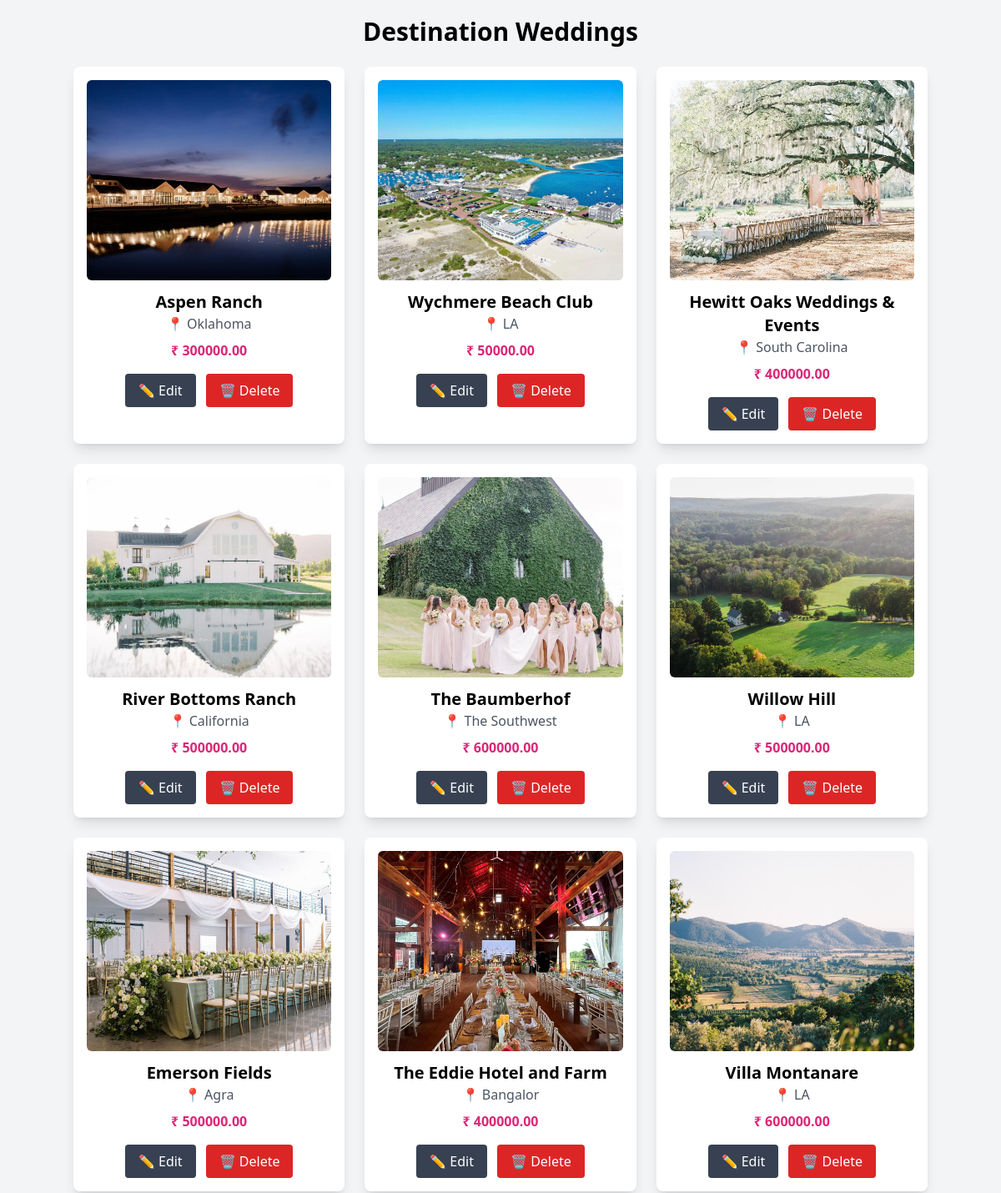
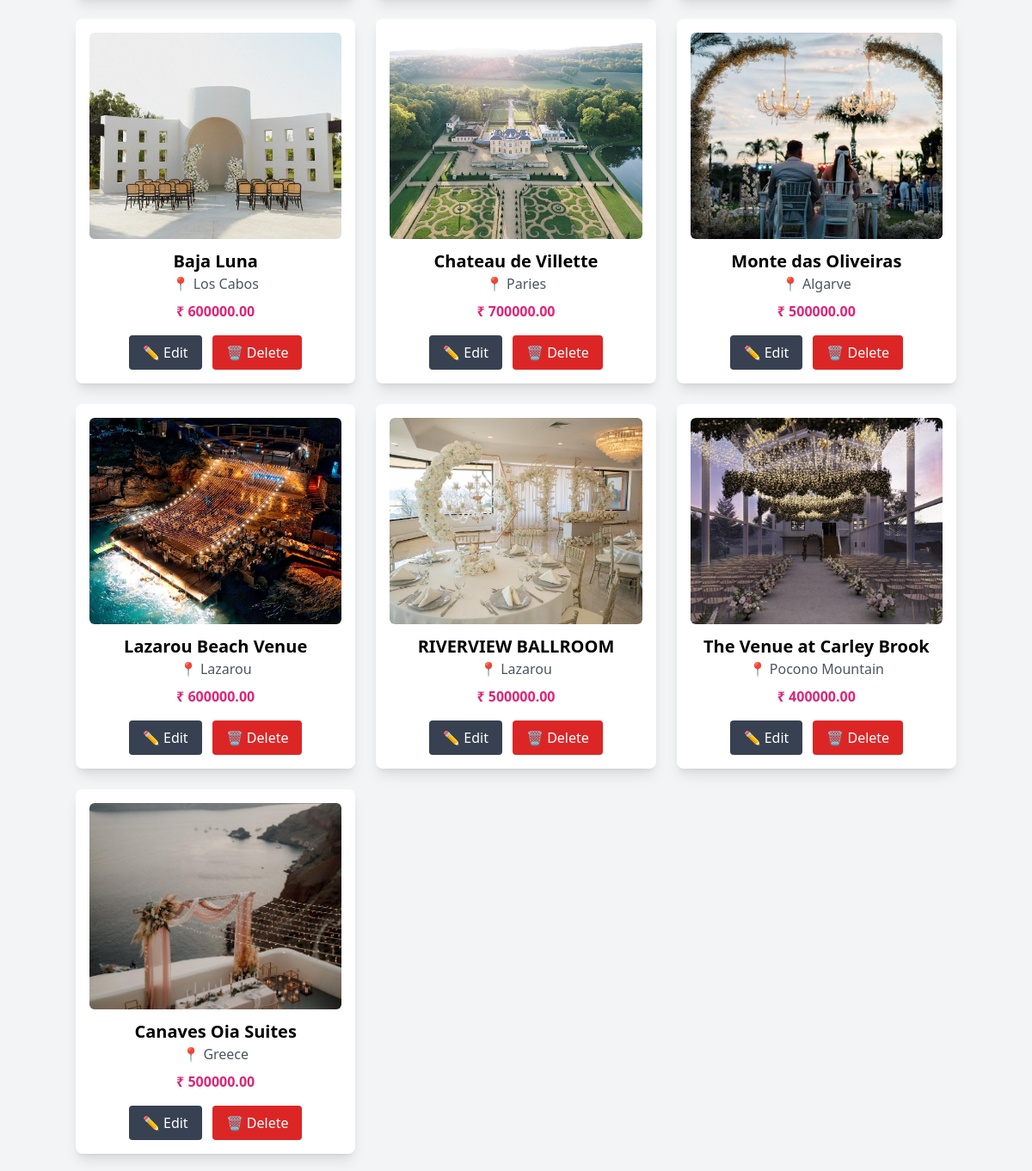
Page /shop_destination_weddings on the committed database (2 pictures, top to bottom).
### app/models.py (models this page shows, shortened)
class DestinationWedding(models.Model):
    name = models.CharField(max_length=255)
    about = models.TextField()
    img = models.FileField()
    location = models.CharField(max_length=255)
    package_price = models.DecimalField(max_digits=10, decimal_places=2)

### app/views.py (the view)
# urls.py: path("shop_destination_weddings",views.shop_destination_weddings, name="shop_destination_weddings"),
def shop_destination_weddings(req):
    weddings = DestinationWedding.objects.all()
    return render(req, "shop/des_wedding.html", {"weddings": weddings})

### templates/shop/des_wedding.html (shortened to what this page needs)
<!DOCTYPE html>
<html lang="en">
<head>
    <script src="https://cdn.tailwindcss.com"></script>
</head>
<body class="bg-gray-100 p-5">
    <div class="container mx-auto">
        <h1 class="text-3xl font-bold text-center mb-6">Destination Weddings</h1>
        <div class="grid md:grid-cols-3 sm:grid-cols-2 grid-cols-1 gap-6">
            {% for wedding in weddings %}
            <div class="bg-white shadow-lg rounded-lg p-4 text-center">
                <img src="{{ wedding.img.url }}" alt="{{ wedding.name }}" class="w-full h-60 object-cover rounded-md">
                <h2 class="text-xl font-semibold mt-3">{{ wedding.name }}</h2>
                <p class="text-gray-600">📍 {{ wedding.location }}</p>
                <p class="text-pink-600 font-bold mt-2">₹ {{ wedding.package_price }}</p>
                <div class="flex justify-center gap-3 mt-4">
                    <a href="{% url 'edit_wedding' wedding.id %}" class="bg-gray-700 text-white px-4 py-2 rounded flex items-center">
                        ✏️ Edit
                    </a>
                    <a href="{% url 'delete_wedding' wedding.id %}" class="bg-red-600 text-white px-4 py-2 rounded flex items-center" onclick="return confirm('Are you sure?');">
                        🗑 Delete
                    </a>
                </div>
            </div>
            {% endfor %}
        </div>
    </div>
</body>
</html>

### rows in the picture
DestinationWedding: img (picture), name "Aspen Ranch", location "Oklahoma", package_price "300000.00"
DestinationWedding: img (picture), name "Wychmere Beach Club", location "LA", package_price "50000.00"
DestinationWedding: img (picture), name "Hewitt Oaks Weddings & Events", location "South Carolina", package_price "400000.00"
DestinationWedding: img (picture), name "River Bottoms Ranch", location "California", package_price "500000.00"
DestinationWedding: img (picture), name "The Baumberhof", location "The Southwest", package_price "600000.00"
DestinationWedding: img (picture), name "Willow Hill", location "LA", package_price "500000.00"
DestinationWedding: img (picture), name "Emerson Fields", location "Agra", package_price "500000.00"
DestinationWedding: img (picture), name "The Eddie Hotel and Farm", location "Bangalor", package_price "400000.00"
DestinationWedding: img (picture), name "Villa Montanare", location "LA", package_price "600000.00"
DestinationWedding: img (picture), name "Baja Luna", location "Los Cabos", package_price "600000.00"
DestinationWedding: img (picture), name "Chateau de Villette", location "Paries", package_price "700000.00"
DestinationWedding: img (picture), name "Monte das Oliveiras", location "Algarve", package_price "500000.00"
DestinationWedding: img (picture), name "Lazarou Beach Venue", location "Lazarou", package_price "600000.00"
DestinationWedding: img (picture), name "RIVERVIEW BALLROOM", location "Lazarou", package_price "500000.00"
DestinationWedding: img (picture), name "The Venue at Carley Brook", location "Pocono Mountain", package_price "400000.00"
DestinationWedding: img (picture), name "Canaves Oia Suites", location "Greece", package_price "500000.00"
